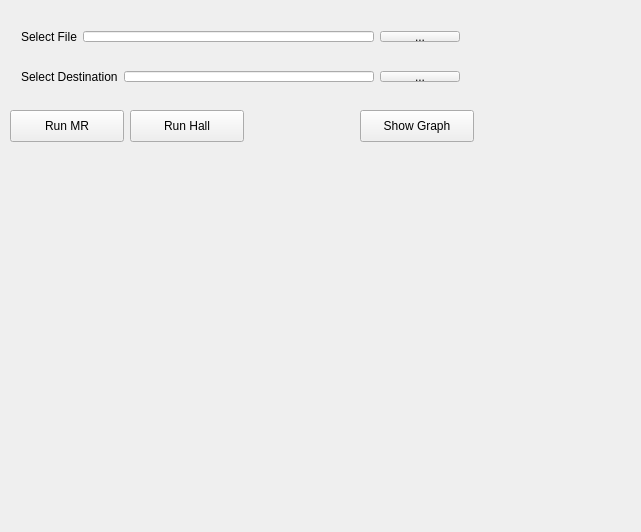
<?xml version="1.0" encoding="UTF-8"?>
<ui version="4.0">
 <class>Widget</class>
 <widget class="QWidget" name="Widget">
  <property name="geometry">
   <rect>
    <x>0</x>
    <y>0</y>
    <width>641</width>
    <height>532</height>
   </rect>
  </property>
  <property name="windowTitle">
   <string>Widget</string>
  </property>
  <widget class="QPushButton" name="RunProgram">
   <property name="geometry">
    <rect>
     <x>10</x>
     <y>110</y>
     <width>114</width>
     <height>32</height>
    </rect>
   </property>
   <property name="text">
    <string>Run MR</string>
   </property>
  </widget>
  <widget class="QWidget" name="layoutWidget">
   <property name="geometry">
    <rect>
     <x>10</x>
     <y>60</y>
     <width>461</width>
     <height>33</height>
    </rect>
   </property>
   <layout class="QHBoxLayout" name="horizontalLayout_2">
    <item>
     <widget class="QLabel" name="label_2">
      <property name="text">
       <string>Select Destination</string>
      </property>
     </widget>
    </item>
    <item>
     <widget class="QLineEdit" name="Filetextpathdest"/>
    </item>
    <item>
     <widget class="QPushButton" name="Selectdestinationbutton">
      <property name="text">
       <string>...</string>
      </property>
     </widget>
    </item>
   </layout>
  </widget>
  <widget class="QPushButton" name="ShowGraph">
   <property name="geometry">
    <rect>
     <x>130</x>
     <y>110</y>
     <width>114</width>
     <height>32</height>
    </rect>
   </property>
   <property name="text">
    <string>Run Hall</string>
   </property>
  </widget>
  <widget class="QWidget" name="layoutWidget">
   <property name="geometry">
    <rect>
     <x>10</x>
     <y>20</y>
     <width>461</width>
     <height>33</height>
    </rect>
   </property>
   <layout class="QHBoxLayout" name="horizontalLayout">
    <item>
     <widget class="QLabel" name="label">
      <property name="text">
       <string>Select File</string>
      </property>
     </widget>
    </item>
    <item>
     <widget class="QLineEdit" name="Filetextpath"/>
    </item>
    <item>
     <widget class="QPushButton" name="FileSelect">
      <property name="text">
       <string>...</string>
      </property>
     </widget>
    </item>
   </layout>
  </widget>
  <widget class="QPushButton" name="pushButton">
   <property name="geometry">
    <rect>
     <x>360</x>
     <y>110</y>
     <width>114</width>
     <height>32</height>
    </rect>
   </property>
   <property name="text">
    <string>Show Graph</string>
   </property>
  </widget>
  <widget class="QCustomPlot" name="customPlot" native="true">
   <property name="geometry">
    <rect>
     <x>10</x>
     <y>149</y>
     <width>461</width>
     <height>361</height>
    </rect>
   </property>
  </widget>
 </widget>
 <layoutdefault spacing="6" margin="11"/>
 <customwidgets>
  <customwidget>
   <class>QCustomPlot</class>
   <extends>QWidget</extends>
   <header>qcustomplot.h</header>
   <container>1</container>
  </customwidget>
 </customwidgets>
 <resources/>
 <connections/>
</ui>
